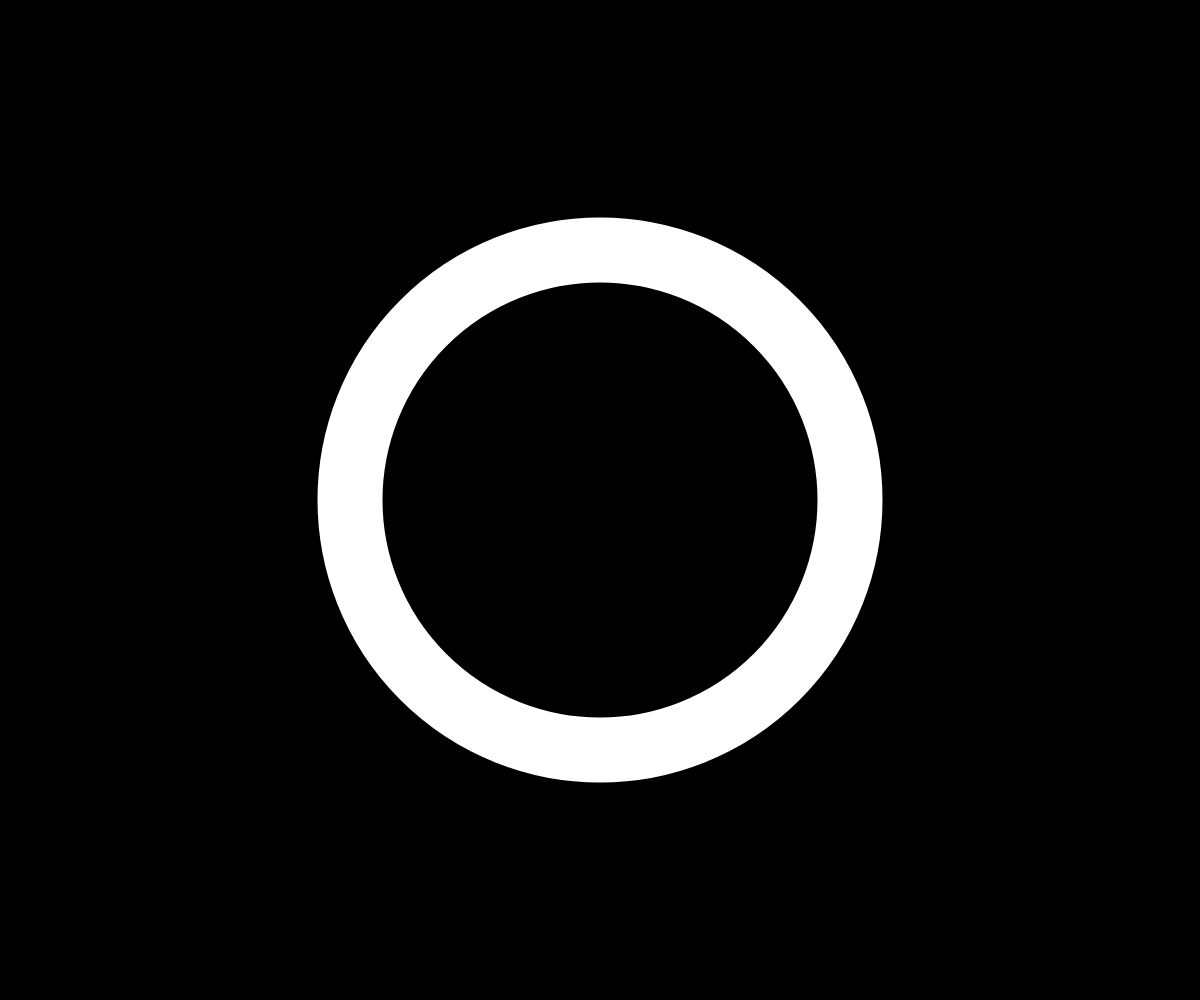
Frame 1 (no input)
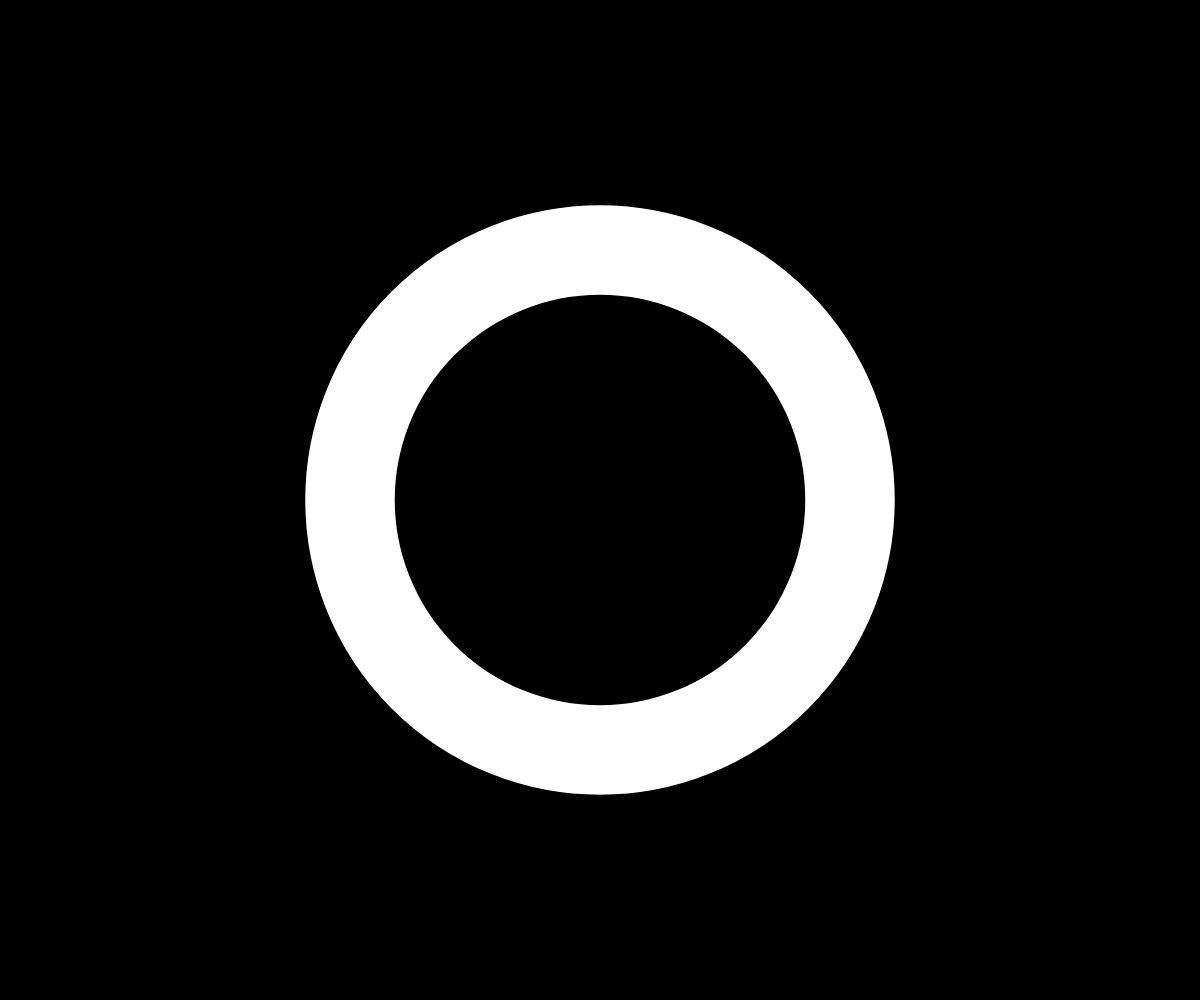
Frame 60 (no input)
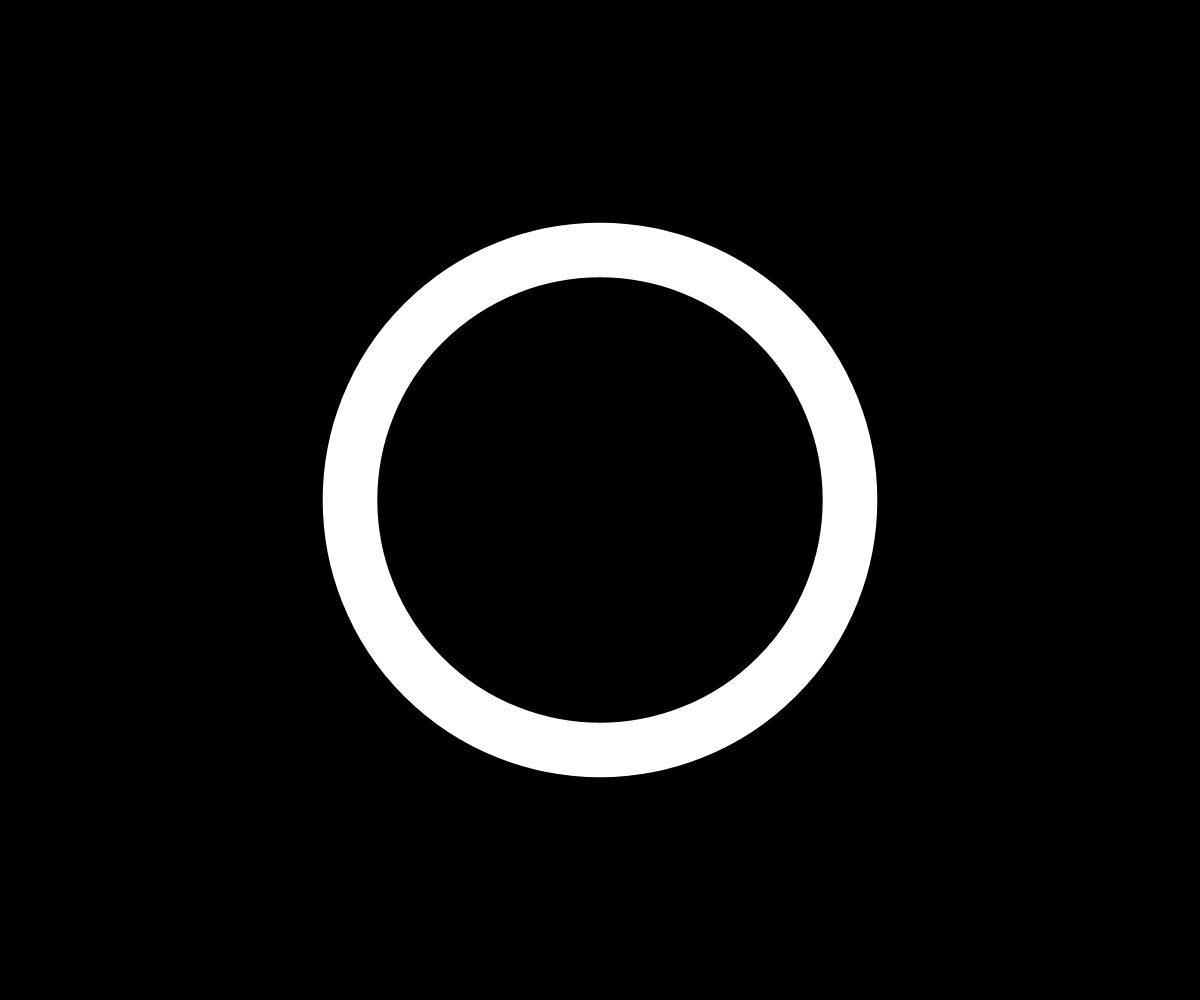
Frame 120 (the mouse pressed at the canvas centre since frame 60)

The p5.js sketch that drew these frames (run headless with seeded random() and noise() and a simulated clock; from frame 60 on, the mouse is pressed at the canvas centre):

// p5.js sketch
// ── sketch.js
/*
Based on p5.js demos by Matt DesLauriers
https://github.com/mattdesl/workshop-p5-intro

The MIT License (MIT) Copyright (c) 2019 Matt DesLauriers

Permission is hereby granted, free of charge, to any person obtaining a copy of this software and associated documentation files (the "Software"), to deal in the Software without restriction, including without limitation the rights to use, copy, modify, merge, publish, distribute, sublicense, and/or sell copies of the Software, and to permit persons to whom the Software is furnished to do so, subject to the following conditions:

The above copyright notice and this permission notice shall be included in all copies or substantial portions of the Software.

THE SOFTWARE IS PROVIDED "AS IS", WITHOUT WARRANTY OF ANY KIND, EXPRESS OR IMPLIED, INCLUDING BUT NOT LIMITED TO THE WARRANTIES OF MERCHANTABILITY, FITNESS FOR A PARTICULAR PURPOSE AND NONINFRINGEMENT. IN NO EVENT SHALL THE AUTHORS OR COPYRIGHT HOLDERS BE LIABLE FOR ANY CLAIM, DAMAGES OR OTHER LIABILITY, WHETHER IN AN ACTION OF CONTRACT, TORT OR OTHERWISE, ARISING FROM, OUT OF OR IN CONNECTION WITH THE SOFTWARE OR THE USE OR OTHER DEALINGS IN THE SOFTWARE.
*/

let angle = 0;

function setup() {
  createCanvas(windowWidth, windowHeight);
  noFill();
  stroke(255);
}

function windowResized() {
  resizeCanvas(windowWidth, windowHeight);
}

function draw() {
  background(0);

  let minDimension = min(width, height);
  console.log(minDimension);
  
  let amount = sin(angle)/2+1.3;
  console.log(amount);

  let thickness = minDimension/20 * amount;
  strokeWeight(thickness);
  
  let diam = minDimension/2;
  circle(width / 2, height / 2, diam);

  angle += 0.03;
}
